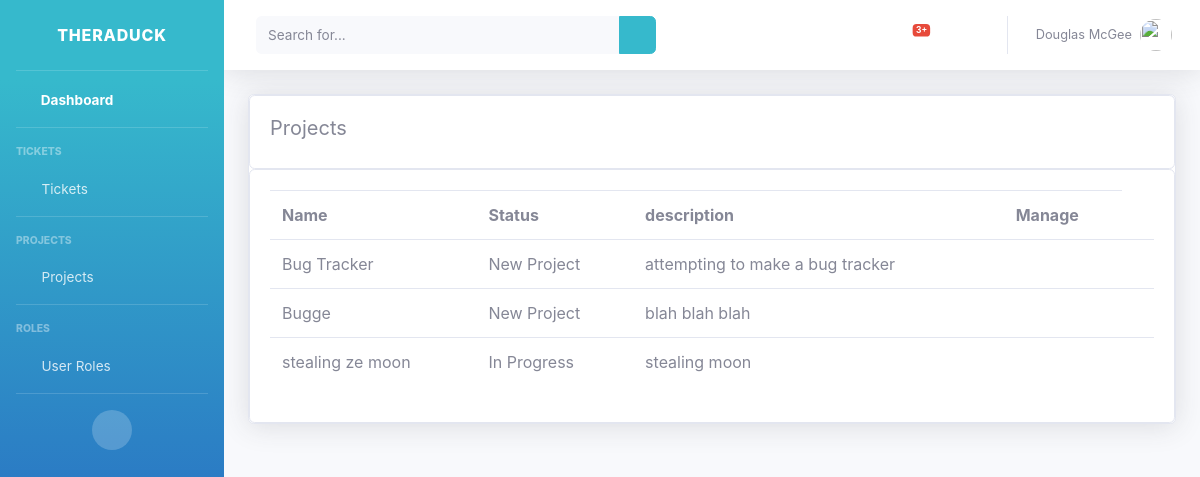
Before: /view_projects/ with the older database file.
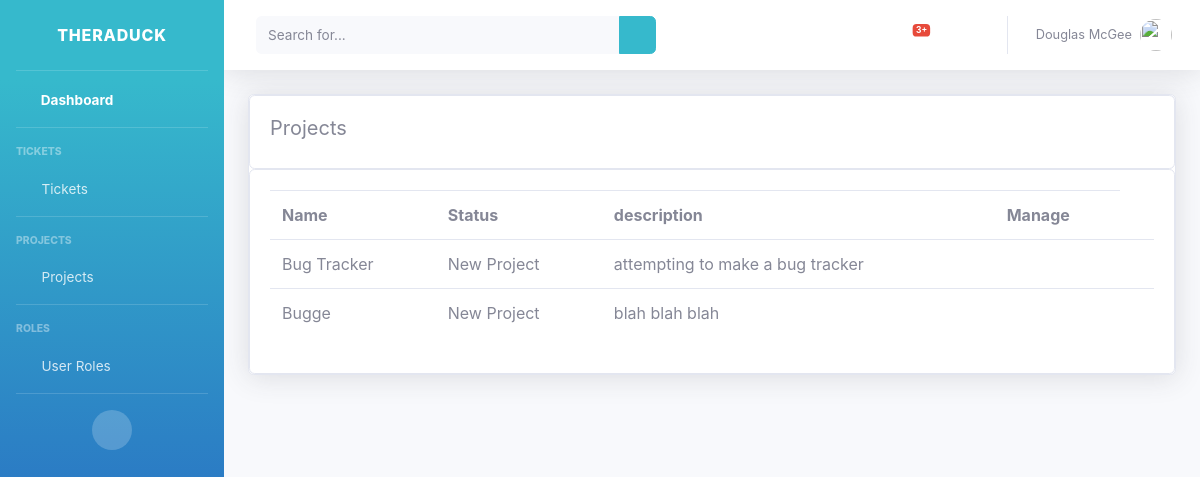
After: the same page with the newer database file.
### accounts/models.py (models this page shows, shortened)
class Project(models.Model):
    name = models.CharField(max_length=500, null=True)
    description = models.CharField(max_length=500, null=True)
    STATUS = (
            ('New Project', 'New Project'),
            ('In Progress', 'In Progress'),
            ('Finished', 'Finished'),
                )
    member = models.ForeignKey(Member, null=True, on_delete=models.SET_NULL)
    status = models.CharField(max_length=500, null=True, choices=STATUS)
    date_created = models.DateTimeField(auto_now_add=True, null=True)

### accounts/views.py (the view)
# urls.py: path('view_projects/', views.view_projects, name="view_projects"),
def view_projects(request):
    projects = Project.objects.all()
    return render(request, 'accounts/view_projects.html', {'projects': projects})

### accounts/templates/accounts/view_projects.html (shortened to what this page needs)
{% load static %}
<!DOCTYPE html>
<html lang="en">
<head>
    <link href="{% static 'vendor/fontawesome-free/css/all.min.css' %}" rel="stylesheet" type="text/css">
    <link href="{% static 'css/sb-admin-2.min.css' %}" rel="stylesheet">
</head>
<body id="page-top">
    <div id="wrapper">
        {% include 'accounts/sidebar.html' %}
        <div id="content-wrapper" class="d-flex flex-column">
            <div id="content">
                {% include 'accounts/topbar.html' %}
                <div class="container">
                    <div class="row">
                            <div class="col-xl-13 col-lg-12">
                                    <div class="card shadow mb-4">
                                        <div class="row">
                                            <div class="col-md">
                                                <div class="card card-body">
                                                    <h5>Projects</h5>
                                                </div>
                                                <div class="card card-body">
                                                    <table class="table">
                                                        <tr>
                                                            <th>Name</th>
                                                            <th>Status</th>
                                                            <th>description</th>
                                                            <th>Manage</th>
                                                        </tr>
                                                        {% for i in projects %}
                                                            <tr>
                                                                <td>{{i.name}}</td>
                                                                <td>{{i.status}}</td>
                                                                <td>{{i.description}}</td>
                                                                <td><a href="{% url 'project_details' i.id %}"><i class="far fa-edit"></i></a><td>
                                                            </tr>
                                                        {% endfor %}
                                                    </table>
                                                </div>
                                            </div>
                                        </div>
                                    </div>
                            </div>
                    </div>
                </div>
            </div>
        </div>
    </div>
</body>
</html>

Changed rows visible on the page:
removed Project: name "stealing ze moon", status "In Progress", description "stealing moon"
